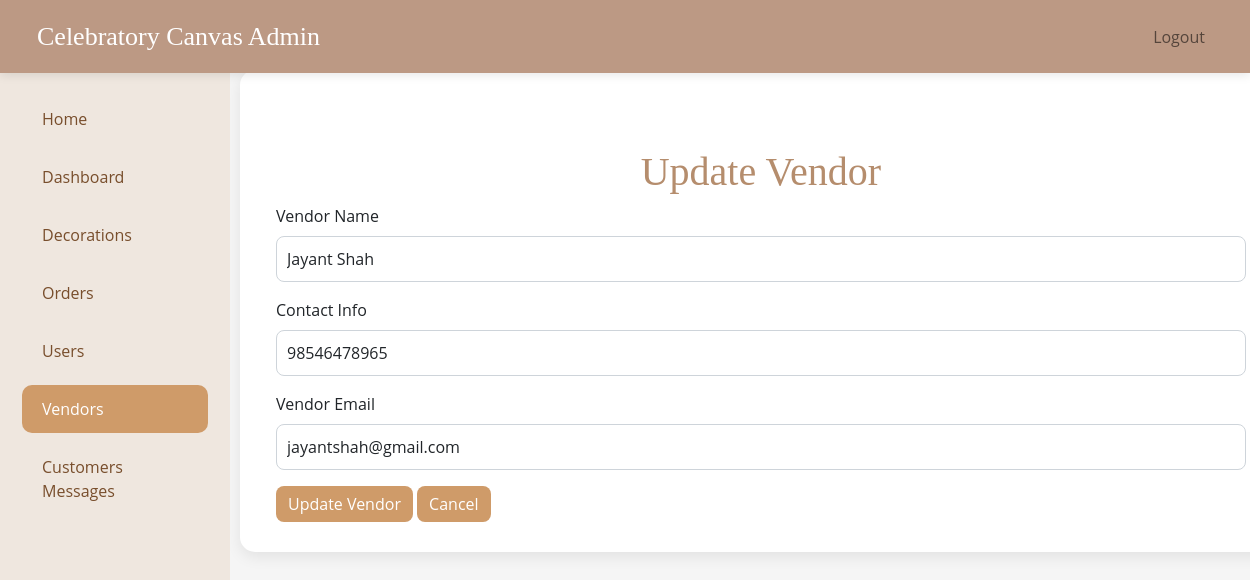
The app's page /update-vendors.php?id=1 (signed in) with its own data.
### tables this page shows
CREATE TABLE `vendors` (
  `vendor_id` int(250) NOT NULL,
  `vendor_name` varchar(255) NOT NULL,
  `vendor_password` varchar(250) NOT NULL,
  `contact_info` varchar(255) DEFAULT NULL,
  `vendor_email` varchar(250) DEFAULT NULL,
  `created_at` timestamp NOT NULL DEFAULT current_timestamp()
);

### update-vendors.php (the view, shortened to what this page needs)
<?php
include('conn.php');
$vendor_id = isset($_GET['id']) ? intval($_GET['id']) : 0;
$query = "SELECT * FROM vendors WHERE vendor_id = $vendor_id";
$result = mysqli_query($conn, $query);
if (mysqli_num_rows($result) > 0) {
    $vendor = mysqli_fetch_assoc($result);
} else {
    echo "Vendor not found!";
    exit();
}
?>
<!DOCTYPE html>
<html lang="en">
<head>
    <link rel="stylesheet" href="css/bootstrap.min.css">
    <link rel="stylesheet" href="admin.css">
</head>
<body>
    <header class="navbar navbar-expand-lg navbar-light fixed-top">
        <div class="container-fluid">
            <a class="navbar-brand" href="#">Celebratory Canvas Admin</a>
            <div class="collapse navbar-collapse" id="navbarNav">
                <ul class="navbar-nav ms-auto">
                    <li class="nav-item">
                        <a class="nav-link" href="admin-logout.php">Logout</a>
                    </li>
                </ul>
            </div>
        </div>
    </header>
    <div class="container-fluid">
        <div class="row">
            <nav class="col-md-2 d-none d-md-block sidebar">
                <div class="sidebar-sticky">
                    <ul class="nav flex-column">
                        <li class="nav-item">
                            <a class="nav-link" href="admin-panel.php">Home</a>
                        </li>
                        <li class="nav-item">
                            <a class="nav-link" href="dashboard.php">Dashboard</a>
                        </li>
                        <li class="nav-item">
                            <a class="nav-link" href="decorations.php">Decorations</a>
                        </li>
                        <li class="nav-item">
                            <a class="nav-link" href="orders.php">Orders</a>
                        </li>
                        <li class="nav-item">
                            <a class="nav-link" href="users.php">Users</a>
                        </li>
                        <li class="nav-item">
                            <a class="nav-link active" href="vendors.php">Vendors</a>
                        </li>
                        <li class="nav-item">
                            <a class="nav-link" href="contact_us.php">Customers Messages</a>
                        </li>
                    </ul>
                </div>
            </nav>
            <main role="main" class="col-md-9 ml-sm-auto col-lg-10 px-md-4 admin-panel">
                <div class="container mt-5">
                    <div class="text-center">
                        <h1>Update Vendor</h1>
                    </div>
                    <form method="POST" action="">
                        <div class="mb-3">
                            <label for="vendor_name" class="form-label">Vendor Name</label>
                            <input type="text" class="form-control" id="vendor_name" name="vendor_name"
                                value="<?php echo htmlspecialchars($vendor['vendor_name']); ?>" required>
                        </div>
                        <div class="mb-3">
                            <label for="contact_info" class="form-label">Contact Info</label>
                            <input type="text" class="form-control" id="contact_info" name="contact_info"
                                value="<?php echo htmlspecialchars($vendor['contact_info']); ?>" required>
                        </div>
                        <div class="mb-3">
                            <label for="vendor_email" class="form-label">Vendor Email</label>
                            <input type="email" class="form-control" id="vendor_email" name="vendor_email"
                                value="<?php echo htmlspecialchars($vendor['vendor_email']); ?>" required>
                        </div>
                        <button type="submit" class="btn btn-submit">Update Vendor</button>
                        <a href="vendors.php" class="btn btn-submit">Cancel</a>
                    </form>
                </div>
            </main>
        </div>
    </div>
</body>
</html>

### admin.css (style rules this page uses)
body { font-family: "Open Sans", sans-serif; background-color: #f5f5f5; margin: 0; padding-top: 70px; }
.navbar { background-color: #bc9984; padding: 12px 25px; box-shadow: 0 2px 10px rgba(0, 0, 0, 0.1); }
.navbar-brand { color: #fff; font-size: 26px; font-family: "Dancing Script"; }
.sidebar { width: 230px; background: #efe7df; height: 100vh; position: fixed; top: 70px; left: 0; padding-top: 20px; }
.sidebar .nav-link { color: #784e2c; font-size: 16px; padding: 12px 20px; margin: 5px 10px; border-radius: 10px; transition: 0.3s; }
.sidebar .nav-link.active { background: #cf9b69; color: white; }
.admin-panel { margin-left: 240px; padding: 30px; }
main { background: white; border-radius: 15px; padding: 30px; box-shadow: 0 5px 15px rgba(0, 0, 0, 0.08); }
h1, h2 { color: #b58d6d; font-family: "Dancing Script"; }
.button, .btn-submit { background: #cf9b69; border: none; padding: 6px 12px; border-radius: 8px; color: white; transition: 0.3s; }
.form-control { border-radius: 8px; padding: 10px; }

### records on screen
vendors: vendor_name "Jayant Shah", contact_info "98546478965", vendor_email "jayantshah@gmail.com"
